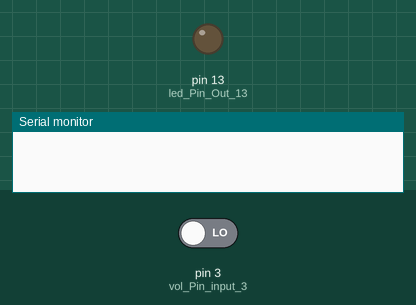
A sketch run on a simulated Arduino Uno, built with avr-gcc and run on an emulated ATmega328P. Shown: output pins drawn as LEDs (lit = HIGH), the last lines printed to the serial monitor. Dashed ring = blinking. Inputs (shaded band) come from the test bench; at power-on: pin 3 (vol_Pin_input_3) LOW.

Above: at 1.2 s.
1.3 s: pin 3 (vol_Pin_input_3) driven HIGH
At 1.7 s:
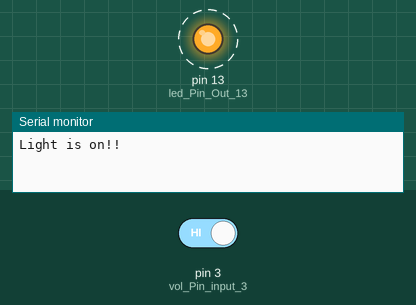
4.3 s: pin 3 (vol_Pin_input_3) driven LOW
At 5.3 s:
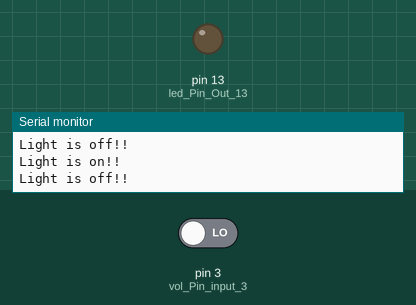
Timing chart, 0 to 7.3 s (numbered marks = the images above; inputs shaded):
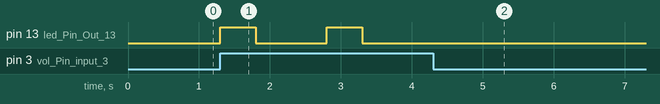

Measured:
- after the input at 1.3 s, pin 13 (led_Pin_Out_13): alternates HIGH for 0.50 s and LOW for 1.0 s, starting at once
- after the input at 4.3 s, pin 13 (led_Pin_Out_13): stops changing and stays LOW

The sketch:

LedBlinking.ino
```cpp
int led_Pin_Out_13=13;
int vol_Pin_input_3=3;
int Input;
void setup() {
  Serial.begin(9600);
   pinMode(led_Pin_Out_13,OUTPUT);
   pinMode(vol_Pin_input_3,INPUT);

}

void loop() {
  Input=digitalRead(vol_Pin_input_3);
  digitalWrite(led_Pin_Out_13,Input);
  if(Input){
  Serial.print("Light is on!!\n");
  digitalWrite(led_Pin_Out_13,HIGH);
  delay(500);

  Serial.print("Light is off!!\n");
  digitalWrite(led_Pin_Out_13,LOW);
  delay(1000);
  }


}
```
